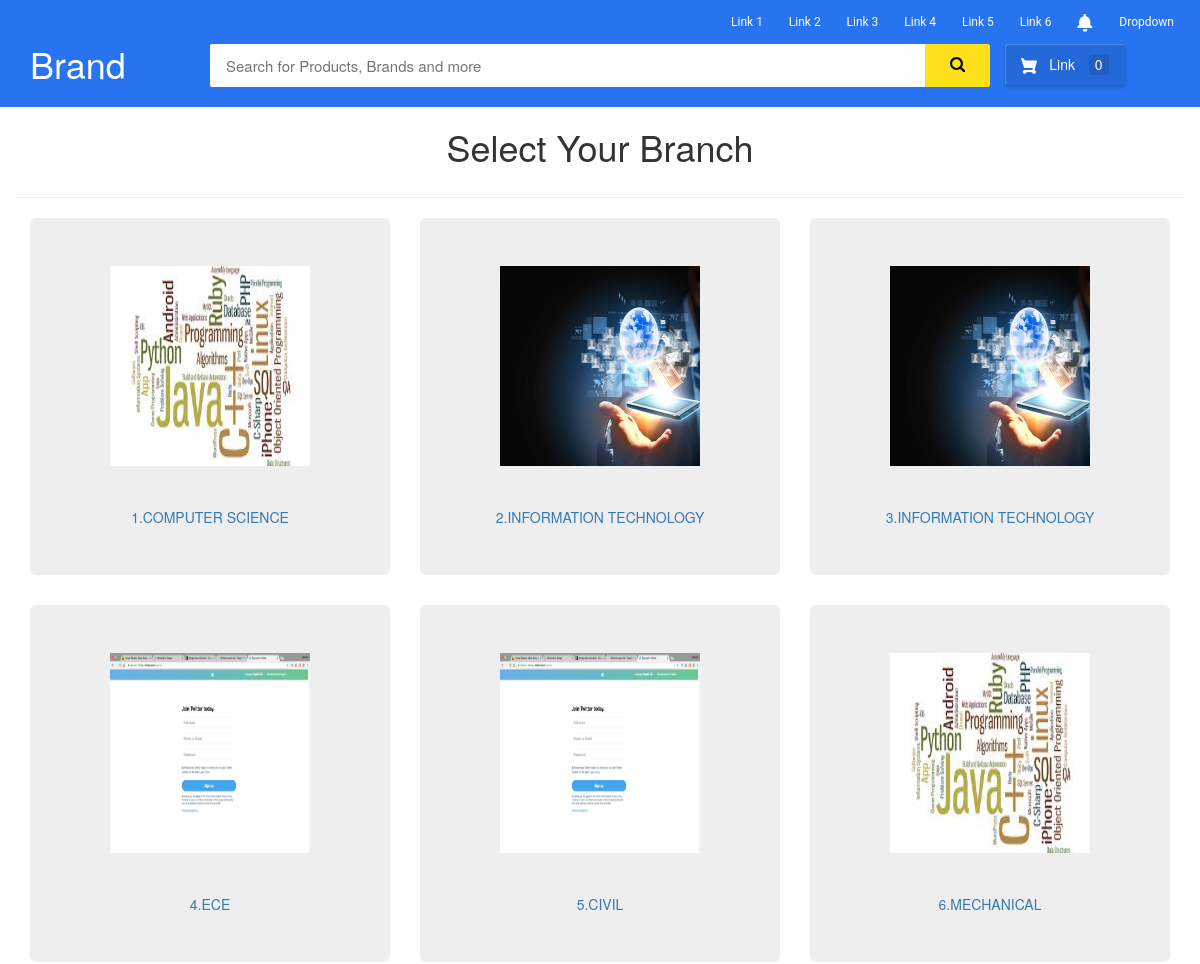
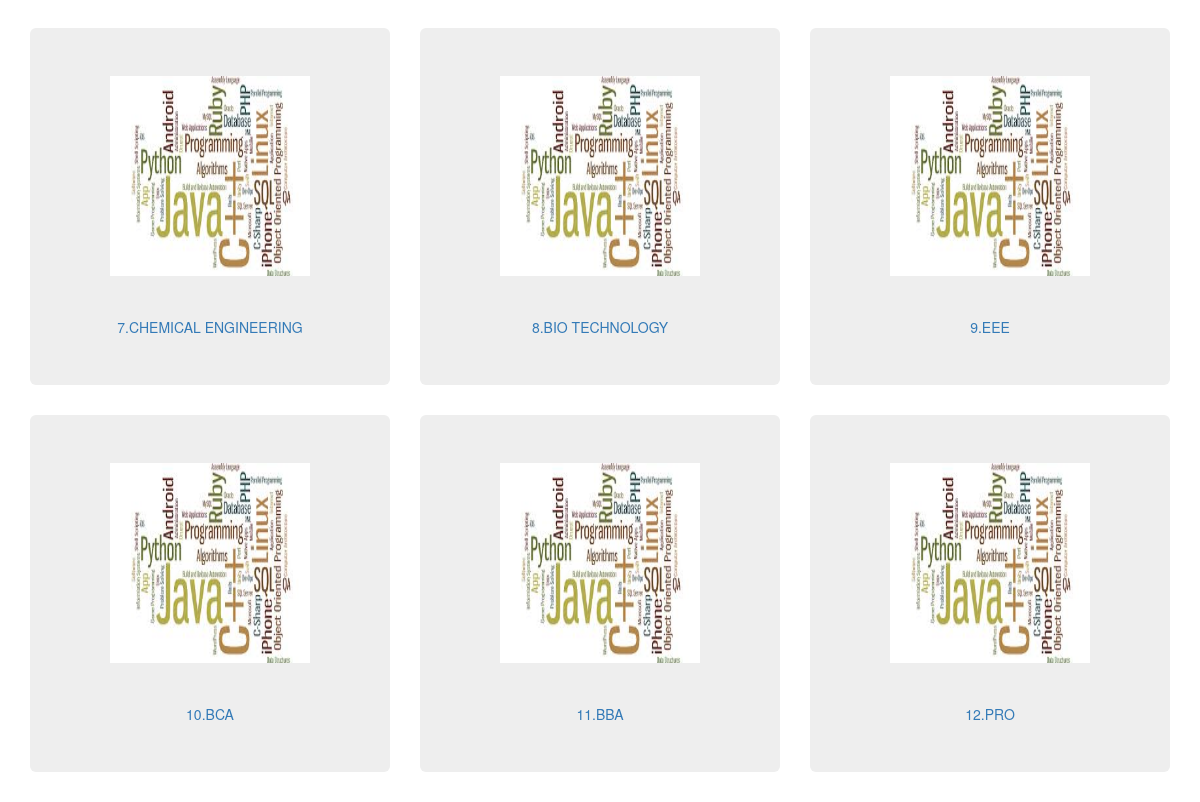
The page /bank/college/1/ on the database its author committed (2 pictures, top to bottom).
### bank/models.py (models this page shows, shortened)
class Branch(models.Model):
    branch_name = models.CharField(max_length=30)
    branch_image = models.FileField(default=False, blank=True)

### bank/views.py (the view)
# urls.py: url(r'^college/(?P<pk>\d+)/$', views.show_branch, name='branch'),
def show_branch(request, pk):
    branch_views = Branch.objects.all()
    return render(request, 'bank/branch.html', {'branch_views': branch_views, 'pk': pk})

### bank/templates/bank/branch.html
{% extends "bank/base.html" %} {% block body %}
<div class="container">
    <center>
        <h1>Select Your Branch </h1></center>
    <div class="row">
        <hr> {% for br in branch_views %}
        <div class="col-md-4">
            <div class="jumbotron">
                <center>
                    <img src='/media/{{br.branch_image}}' alt="" style="width:200px;height:200px">
                    <hr>
                    <div>
                        <a href="/bank/college/{{ pk }}/branch/{{br.id}}">{{br.id}}.{{br.branch_name}}</a>
                    </div>
                </center>
            </div>
        </div>
        {% endfor %}
    </div>
</div>
{% endblock body %}

### rows shown on the page
Branch: branch_image (picture), id "1", branch_name "COMPUTER SCIENCE"
Branch: branch_image (picture), id "2", branch_name "INFORMATION TECHNOLOGY"
Branch: branch_image (picture), id "3", branch_name "INFORMATION TECHNOLOGY"
Branch: branch_image (picture), id "4", branch_name "ECE"
Branch: branch_image (picture), id "5", branch_name "CIVIL"
Branch: branch_image (picture), id "6", branch_name "MECHANICAL"
Branch: branch_image (picture), id "7", branch_name "CHEMICAL ENGINEERING"
Branch: branch_image (picture), id "8", branch_name "BIO TECHNOLOGY"
Branch: branch_image (picture), id "9", branch_name "EEE"
Branch: branch_image (picture), id "10", branch_name "BCA"
Branch: branch_image (picture), id "11", branch_name "BBA"
Branch: branch_image (picture), id "12", branch_name "PRO"
